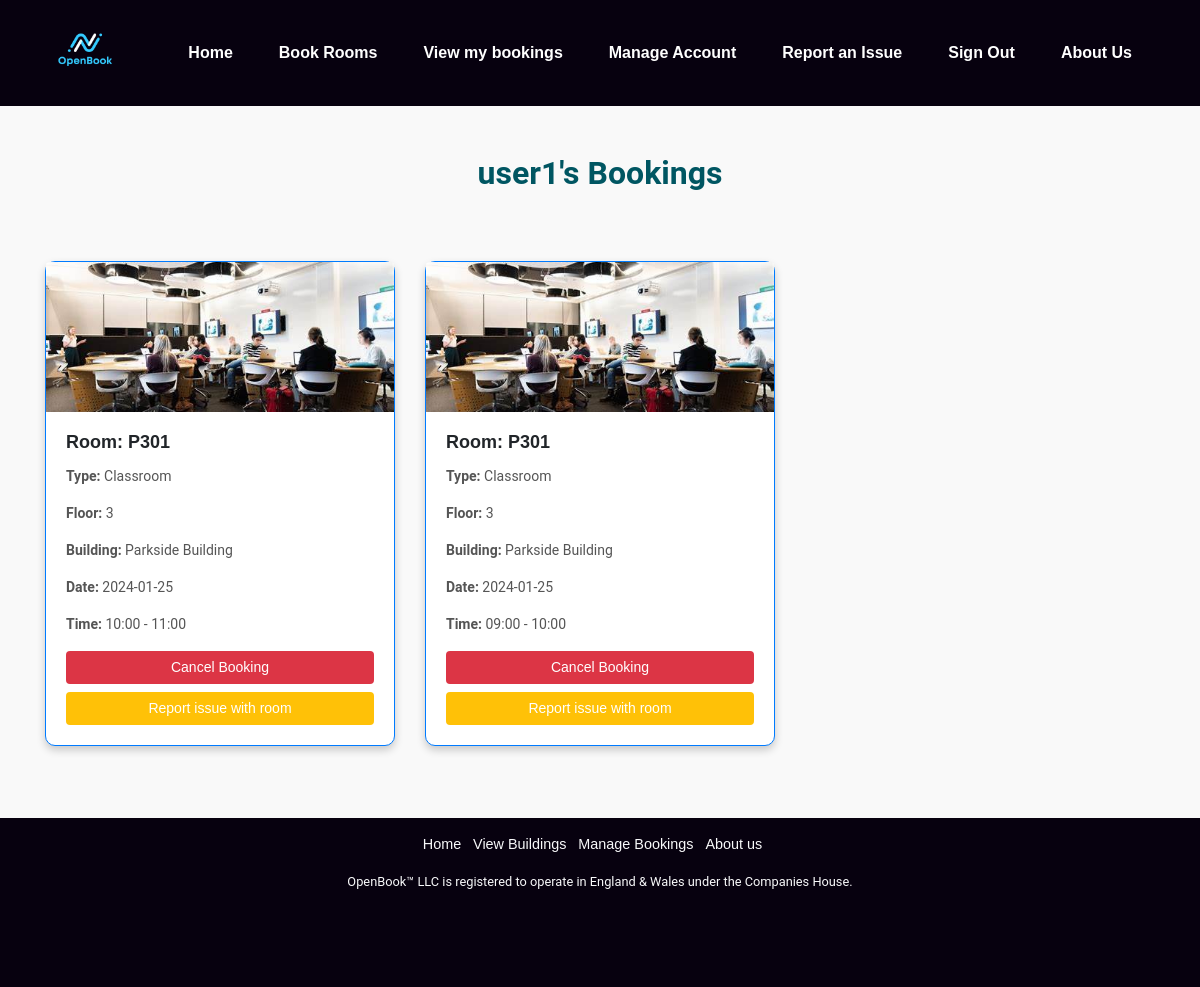
Page /ManageBookings.php (signed in) on the committed database.
### tables this page shows
CREATE TABLE `appointments` (
  `appointmentID` int(11) NOT NULL,
  `userID` int(11) NOT NULL,
  `roomID` int(11) NOT NULL,
  `date` date NOT NULL,
  `timeSlot` time NOT NULL,
  `paid` tinyint(1) NOT NULL,
  `cancelled` tinyint(1) NOT NULL
);

CREATE TABLE `rooms` (
  `roomID` int(11) NOT NULL,
  `building` int(11) NOT NULL,
  `roomName` varchar(255) NOT NULL,
  `roomDesc` text DEFAULT NULL,
  `roomImg` text DEFAULT NULL,
  `floor` int(11) NOT NULL,
  `capacity` int(11) NOT NULL,
  `roomType` enum('Classroom','Hall','Lab') DEFAULT NULL
);

CREATE TABLE `buildings` (
  `buildingID` int(11) NOT NULL,
  `buildingName` varchar(255) NOT NULL,
  `buildingDesc` text DEFAULT NULL,
  `buildingImg` text DEFAULT NULL,
  `levels` int(11) NOT NULL,
  `helpline` varchar(255) DEFAULT NULL,
  `streetName` varchar(255) NOT NULL,
  `city` varchar(255) NOT NULL,
  `postCode` varchar(255) NOT NULL
);

### resources/database.php (called while the page is built, shortened)
<?php
function formatTimeSlot($timeSlot) {
    $startTime = DateTime::createFromFormat('H:i:s', $timeSlot);
    $endTime = clone $startTime;
    $endTime->add(new DateInterval('PT1H'));
    return $startTime->format('H:i') . ' - ' . $endTime->format('H:i');
}
?>

### ManageBookings.php (the view, shortened to what this page needs)
<?php
include "resources/database.php";
include 'resources/html_construct.php';
if (isset($_SESSION['username'])) {
    $username = $_SESSION['username'];
} else {
    header("Location: login.php");
    exit;
}
$userID = null;
$sql = "SELECT userID FROM users WHERE username = ?";
$stmt = $conn->prepare($sql);
$stmt->bind_param("s", $username);
$stmt->execute();
$result = $stmt->get_result();
if ($result->num_rows > 0) {
    $user = $result->fetch_assoc();
    $userID = $user['userID'];
} else {
    echo "User not found.";
    exit;
}
?>
<!DOCTYPE html>
<html lang="en">
<head>
    <link rel="stylesheet" href="public_html/style/main.css">
</head>
<body>
    <header>
    </header>
    <div class="container mt-5">
        <h2 class="text-center mb-4"><?php echo $username; ?>'s Bookings</h2>
        <div class="row">
            <?php
            $sql = "SELECT a.appointmentID, r.roomID, r.roomName, r.roomType,
            r.floor, r.building, r.roomImg, b.buildingName, a.date, a.timeSlot
                    FROM appointments a
                    JOIN rooms r ON a.roomID = r.roomID
                    JOIN buildings b ON r.building = b.buildingID
                    WHERE a.userID = ? AND a.cancelled = 0";
            $stmt = $conn->prepare($sql);
            $stmt->bind_param("i", $userID);
            $stmt->execute();
            $result = $stmt->get_result();
            if ($result->num_rows > 0) {
                while ($row = $result->fetch_assoc()) {
                    echo '<div class="col-md-4 mb-4">';
                    echo '<div class="card border-primary">';
                    echo '<img src="' . htmlspecialchars($row['roomImg']) . '" class="card-img-top" alt="Room Image">';
                    echo '<div class="card-body">';
                    echo '<h5 class="card-title">Room: ' . htmlspecialchars($row['roomName']) . '</h5>';
                    echo '<p class="card-text"><strong>Type:</strong> ' . htmlspecialchars($row['roomType']) . '</p>';
                    echo '<p class="card-text"><strong>Floor:</strong> ' . htmlspecialchars($row['floor']) . '</p>';
                    echo '<p class="card-text"><strong>Building:</strong> ' . htmlspecialchars($row['buildingName']) . '</p>';
                    echo '<p class="card-text"><strong>Date:</strong> ' . htmlspecialchars($row['date']) . '</p>';
                    echo '<p class="card-text"><strong>Time:</strong> ' . formatTimeSlot(htmlspecialchars($row['timeSlot'])) . '</p>';
                    echo '<form method="POST">';
                    echo '<button type="submit" name="cancel_booking" class="btn btn-danger btn-block">Cancel Booking</button>';
                    echo '</form>';
                    echo '<a href="ReportPage.php?roomID=' . $row['roomID'] . '" class="btn btn-warning btn-block mt-2">Report issue with room</a>';
                    echo '</div>';
                    echo '</div>';
                    echo '</div>';
                }
            } else {
                echo '<p class="text-center">No bookings found.</p>';
            }
            ?>
        </div>
    </div>
</body>
</html>

### public_html/style/main.css (style rules this page uses)
* { margin: 0; padding: 0; box-sizing: border-box; }
h1, h2, h3 { font-family: 'Roboto', sans-serif; font-weight: 700; }
p { font-family: 'Roboto', sans-serif; font-weight: 400; }
body { font-family: Arial, sans-serif; background-color: #f9f9f9; margin: 0; padding: 0; display: flex; flex-direction: column; min-height: 100vh; overflow-x: hidden; }
.container { z-index: 5; }
.container h2, .container h3 { color: #005662; }
.card { border-radius: 10px; box-shadow: 0px 4px 8px rgba(0, 0, 0, 0.2); }
.card-img-top { height: 150px; object-fit: cover; }
.card-body h5 { font-size: 18px; font-weight: bold; }
.card-body p { font-size: 14px; color: #555; }
.btn { border-color: #f4f4f400; color: white; font-size: 14px; padding: 5px 10px; border-radius: 4px; }
.row { padding-top: 45px; }

### rows in the picture
appointments: roomID.roomImg (picture), roomID.roomName "P301", roomID.roomType "Classroom", roomID.floor "3", buildings.buildingName "Parkside Building", date "2024-01-25", timeSlot "10:00 - 11:00"
appointments: roomID.roomImg (picture), roomID.roomName "P301", roomID.roomType "Classroom", roomID.floor "3", buildings.buildingName "Parkside Building", date "2024-01-25", timeSlot "09:00 - 10:00"

### other values in the picture
$username "user1"
